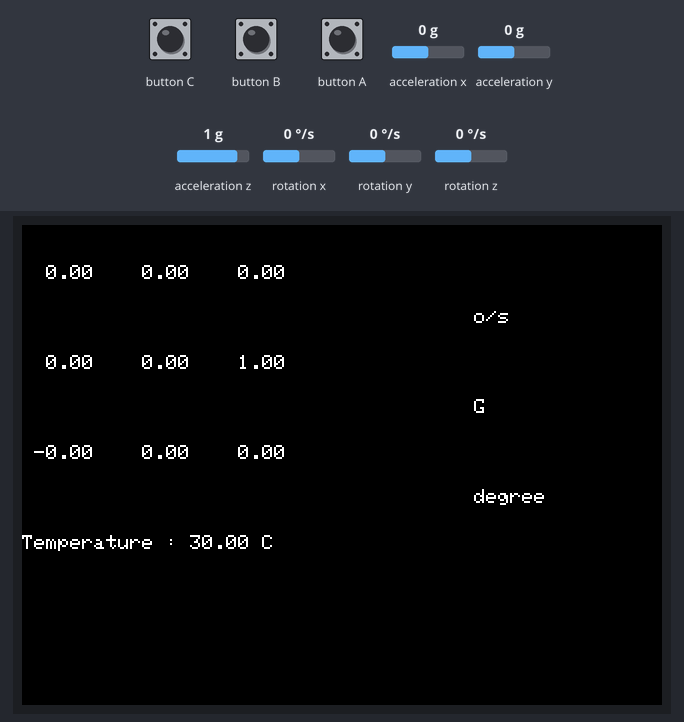
The sketch below on a simulated ESP32. On the bench: 320×240 colour display. The test bench sets the inputs (shaded band); at power-on: acceleration x 0 g, acceleration y 0 g, acceleration z 1 g, rotation x 0 °/s, rotation y 0 °/s, rotation z 0 °/s. The ROS host is connected and sends only what is stated.

Above: at 1.3 s.
1.4 s: acceleration x set to -1.4 g
At 2.2 s:
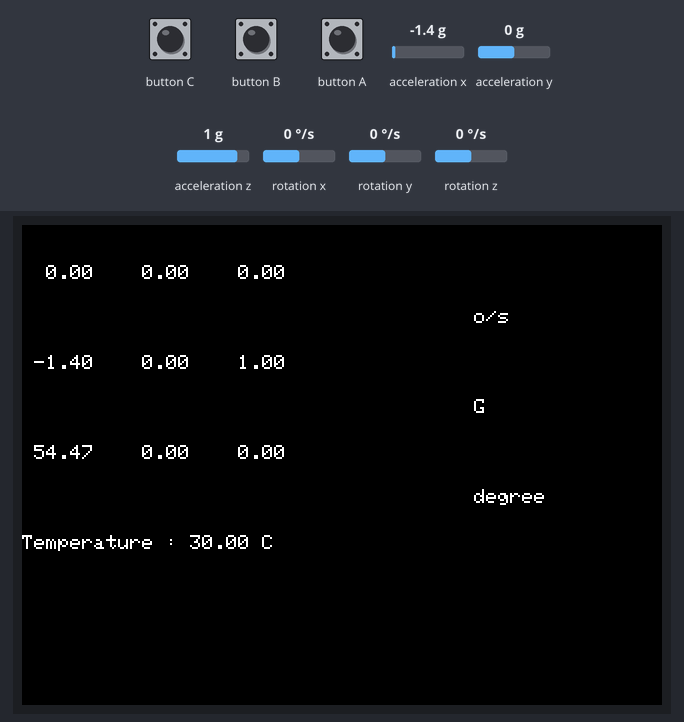
2.9 s: acceleration y set to -1.4 g
At 3.9 s:
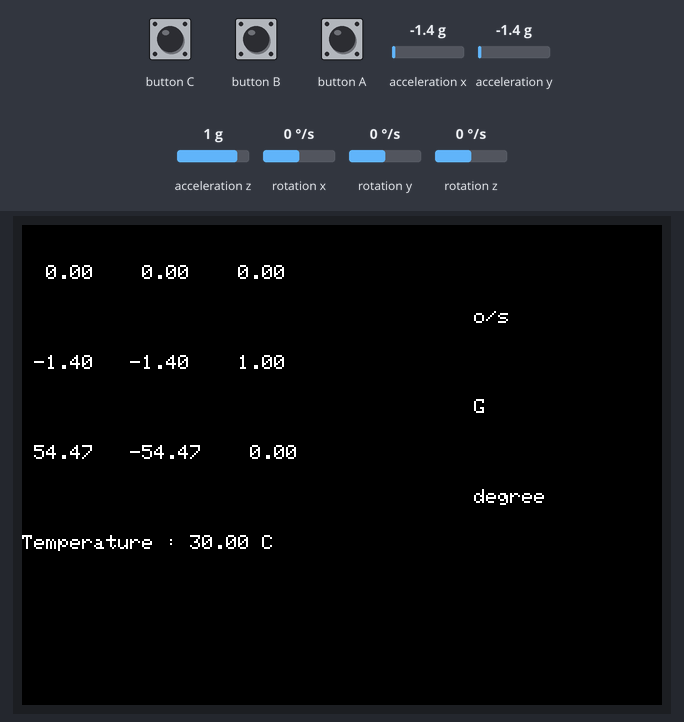
4.4 s: acceleration z set to -1.4 g
At 5.0 s:
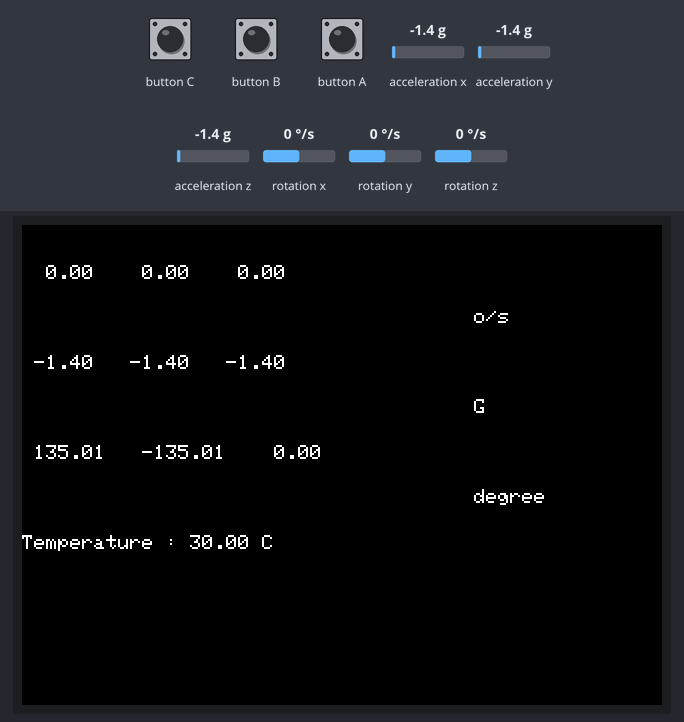
5.9 s: rotation x set to -192 °/s
At 6.7 s:
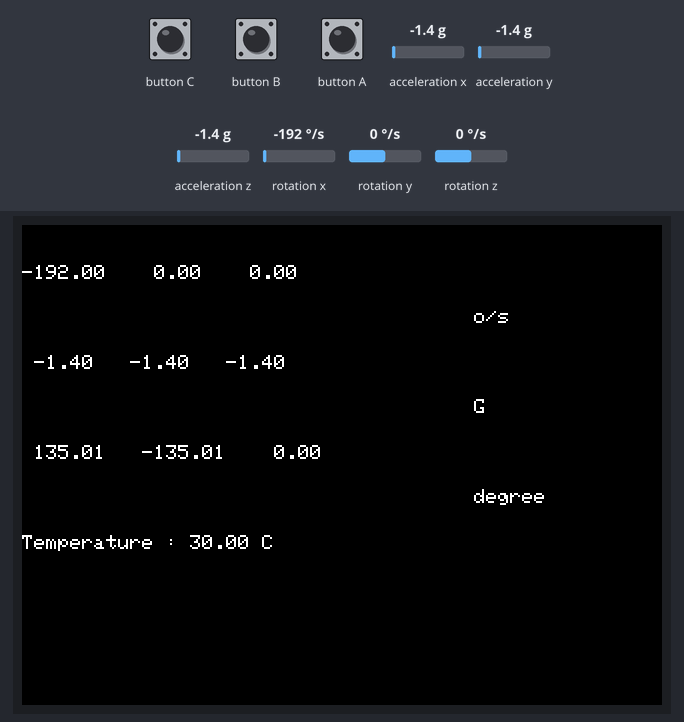
7.4 s: rotation y set to -192 °/s
At 8.5 s:
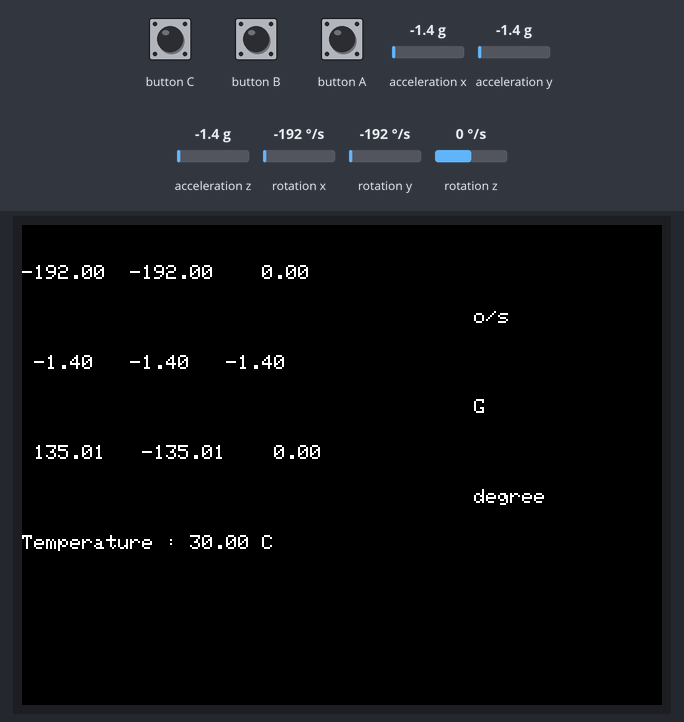
9.0 s: rotation z set to -192 °/s
At 10.5 s:
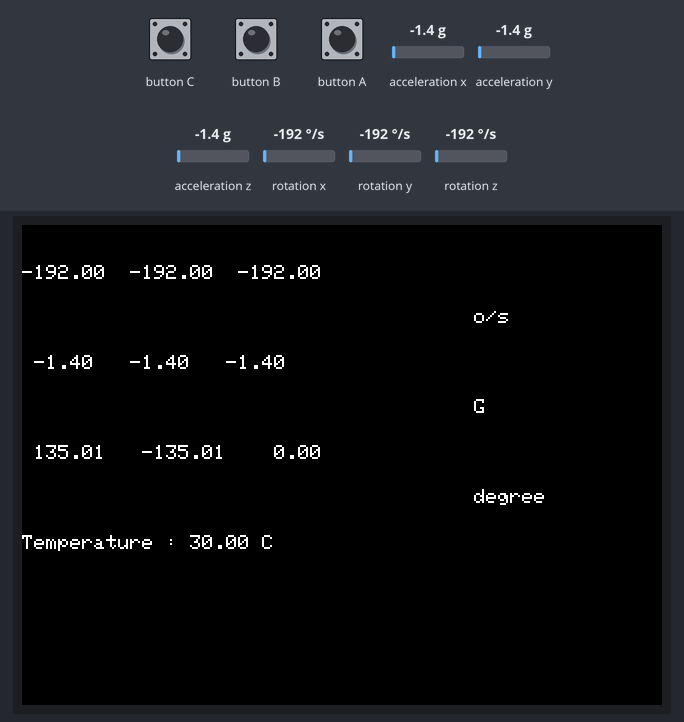
Timing chart, 0 to 11.7 s (numbered marks = the images above; inputs shaded):
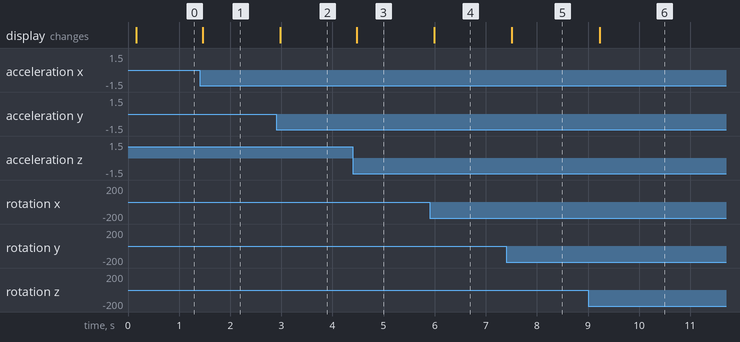

Measured:
- after the input at 1.4 s, the display: changes after 0.06 s (image 1)
- after the input at 2.9 s, the display: changes after 0.08 s (image 2)
- after the input at 4.4 s, the display: changes after 0.08 s (image 3)
- after the input at 5.9 s, the display: changes after 0.09 s (image 4)
- after the input at 7.4 s, the display: changes after 0.11 s (image 5)
- after the input at 9.0 s, the display: changes after 0.23 s (image 6)

The sketch:

M5StackGray_MPU6886_ROS.ino.ino
```cpp
#define M5STACK_MPU6886

#include <M5Stack.h>

#undef ESP32 //追記
#include <ros.h>
#define ESP32 //追記
#include <sensor_msgs/Imu.h>

//MPU6886 IMU;
//M5Stack M5;

ros::NodeHandle nh;
sensor_msgs::Imu imu_msg;
ros::Publisher pub("imu", &imu_msg);

unsigned long count = 0;

float accX = 0.0F;
float accY = 0.0F;
float accZ = 0.0F;

float gyroX = 0.0F;
float gyroY = 0.0F;
float gyroZ = 0.0F;

float pitch = 0.0F;
float roll  = 0.0F;
float yaw   = 0.0F;

float temp = 0.0F;

void setup() {
  //M5.begin();
  M5.begin( true, false, true, true );
  Wire.begin();

  M5.IMU.Init();//MPU6886関連追記

  nh.getHardware()->setBaud(57600);//追記
  nh.initNode();
  nh.advertise(pub);

  while (!nh.connected()) {
    nh.spinOnce();
    M5.Lcd.fillScreen(BLACK);
    M5.Lcd.setTextColor(GREEN , BLACK);
    M5.Lcd.setTextSize(2);
    M5.Lcd.setCursor(0, 0); M5.Lcd.print("Waitting ROS...");
    delay(100);
  }
}

void loop() {
  M5.update();

  count++;

  M5.IMU.getGyroData(&gyroX,&gyroY,&gyroZ);
  M5.IMU.getAccelData(&accX,&accY,&accZ);
  M5.IMU.getAhrsData(&pitch,&roll,&yaw);
  M5.IMU.getTempData(&temp);

    if (count % 20) {
        M5.Lcd.setCursor(0, 20);
        M5.Lcd.printf("%6.2f  %6.2f  %6.2f      ", gyroX, gyroY, gyroZ);
        M5.Lcd.setCursor(220, 42);
        M5.Lcd.print(" o/s");
        M5.Lcd.setCursor(0, 65);
        M5.Lcd.printf(" %5.2f   %5.2f   %5.2f   ", accX, accY, accZ);
        M5.Lcd.setCursor(220, 87);
        M5.Lcd.print(" G");
        M5.Lcd.setCursor(0, 110);
        M5.Lcd.printf(" %5.2f   %5.2f   %5.2f   ", pitch, roll, yaw);
        M5.Lcd.setCursor(220, 132);
        M5.Lcd.print(" degree");
        M5.Lcd.setCursor(0, 155);
        M5.Lcd.printf("Temperature : %.2f C", temp);
    }

    setIMUData();
    pub.publish(&imu_msg);
    nh.spinOnce();
    delay(200);

}

void setIMUData(void) {
//  imu_msg.header.frame_id = "imu"; いらなかった。
  imu_msg.header.stamp = nh.now();
  imu_msg.linear_acceleration.x = 9.81 * accX;
  imu_msg.linear_acceleration.y = 9.81 * accY;
  imu_msg.linear_acceleration.z = 9.81 * accZ;

  imu_msg.angular_velocity.x = 3.141 / 180.0 * gyroX;
  imu_msg.angular_velocity.y = 3.141 / 180.0 * gyroY;
  imu_msg.angular_velocity.z = 3.141 / 180.0 * gyroZ;

}
```
